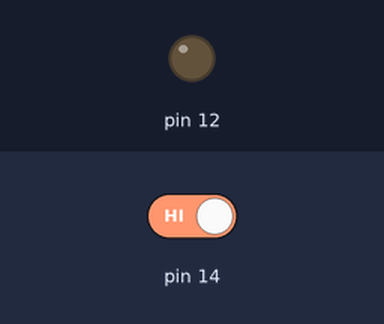
A sketch run on a simulated Arduino Uno, built with avr-gcc and run on an emulated ATmega328P. On the bench: output pins drawn as LEDs (lit = HIGH). The test bench sets the inputs (shaded band); at power-on: pin 14 HIGH.

Above: at 1.2 s.
1.3 s: pin 14 driven LOW
At 1.9 s:
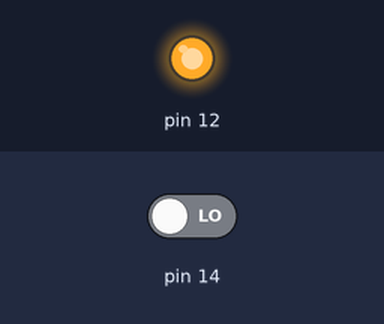
2.8 s: pin 14 driven HIGH
At 3.1 s:
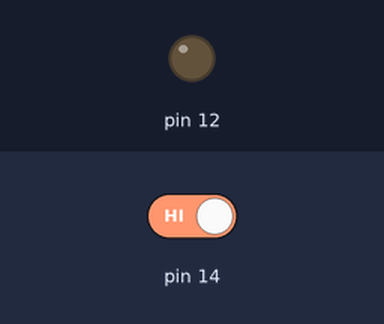
Timing chart, 0 to 5.8 s (numbered marks = the images above; inputs shaded):
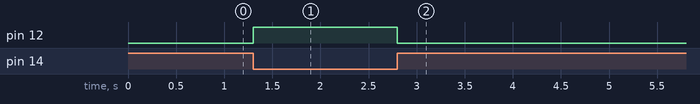

Measured:
- after the input at 1.3 s, pin 12: LOW → HIGH at once
- after the input at 2.8 s, pin 12: HIGH → LOW at once

The sketch:

PRAKTIKUM_MIKRO_2.5.ino
```cpp
void setup()
{
DDRC = 0x00;
PORTC = 0x00;
DDRB = 0x10;
}

void loop()
{
if(bit_is_clear(PINC,0))
{
  PORTB = 0x10;
}
else
{
  PORTB = 0x01;
  }
}
```
